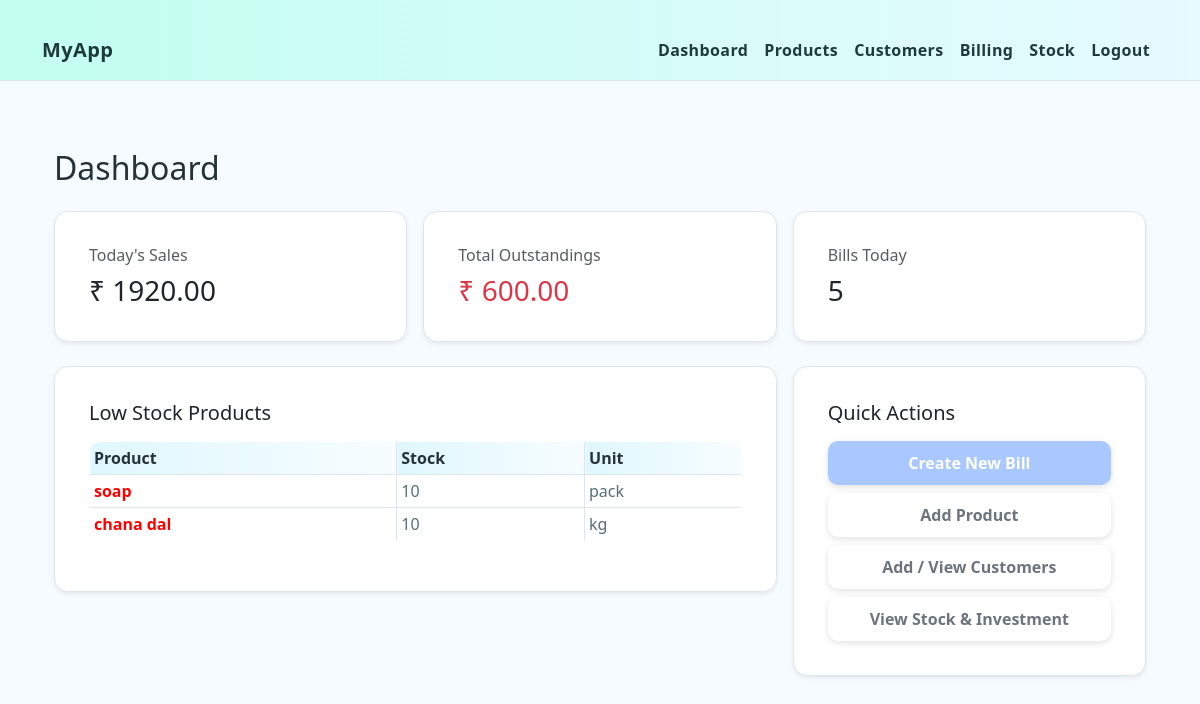
Page /dashboard on the earlier database version.
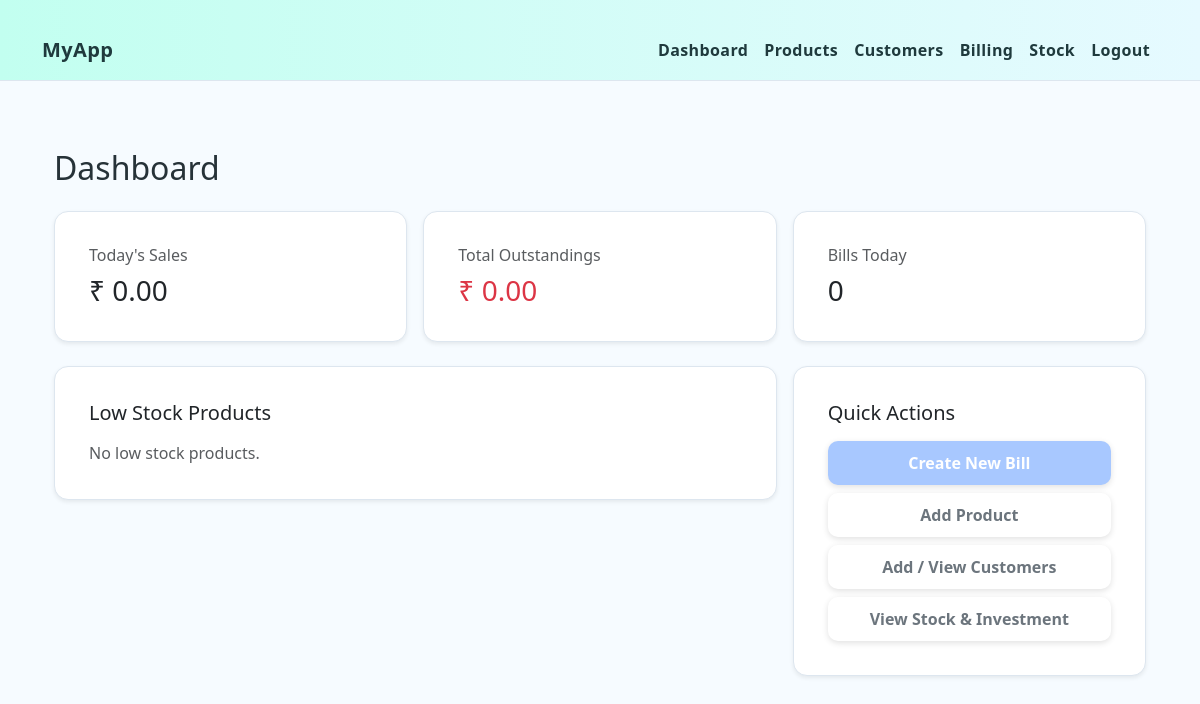
Same page on the later database version.
### tables this page shows
CREATE TABLE products (
        id INTEGER PRIMARY KEY AUTOINCREMENT,
        name TEXT NOT NULL,
        cost_price REAL NOT NULL,
        sell_price REAL NOT NULL,
        stock INTEGER NOT NULL,
        unit TEXT NOT NULL DEFAULT 'pcs'
    );

### app.py (the view)
@app.route("/dashboard")
def dashboard():
    conn = get_db()
    cur = conn.cursor()
    cur.execute("""
        SELECT COALESCE(SUM(total), 0) AS today_sales
        FROM bills
        WHERE DATE(created_at) = DATE('now','localtime')
    """)
    row = cur.fetchone()
    today_sales = row["today_sales"] if row else 0
    cur.execute("SELECT COALESCE(SUM(due), 0) AS total_udhar FROM customers")
    row = cur.fetchone()
    total_udhar = row["total_udhar"] if row else 0
    cur.execute("""
        SELECT COUNT(*) AS bills_today
        FROM bills
        WHERE DATE(created_at) = DATE('now','localtime')
    """)
    row = cur.fetchone()
    bills_today = row["bills_today"] if row else 0
    LOW_STOCK_LIMIT = 10
    cur.execute("""
        SELECT name, stock, unit
        FROM products
        WHERE stock <= ?
        ORDER BY stock ASC
    """, (LOW_STOCK_LIMIT,))
    low_stock = cur.fetchall()
    conn.close()
    return render_template(
        "dashboard.html",
        show_nav=True,
        today_sales=today_sales,
        total_udhar=total_udhar,
        bills_today=bills_today,
        low_stock=low_stock,
    )

### models.py (called while the page is built)
def get_db():
    conn = sqlite3.connect('grocery.db')
    conn.row_factory = sqlite3.Row
    return conn

### templates/dashboard.html
{% extends "base.html" %}
{% block content %}
<div class="container mt-4">
  <h2 class="mb-4">Dashboard</h2>
  <div class="row g-3 mb-4">
    <div class="col-md-4">
      <div class="card shadow-sm">
        <div class="card-body">
          <h6 class="text-muted">Today's Sales</h6>
          <h3 class="mb-0">₹ {{ '%.2f'|format(today_sales or 0) }}</h3>
        </div>
      </div>
    </div>
    <div class="col-md-4">
      <div class="card shadow-sm">
        <div class="card-body">
          <h6 class="text-muted">Total Outstandings</h6>
          <h3 class="mb-0 text-danger">₹ {{ '%.2f'|format(total_udhar or 0) }}</h3>
        </div>
      </div>
    </div>
    <div class="col-md-4">
      <div class="card shadow-sm">
        <div class="card-body">
          <h6 class="text-muted">Bills Today</h6>
          <h3 class="mb-0">{{ bills_today or 0 }}</h3>
        </div>
      </div>
    </div>
  </div>
  <div class="row g-3">
    <div class="col-md-8">
      <div class="card shadow-sm">
        <div class="card-body">
          <h5 class="card-title mb-3">Low Stock Products</h5>
          {% if low_stock %}
          <table class="table table-sm table-bordered">
            <thead>
              <tr>
                <th>Product</th>
                <th>Stock</th>
                <th>Unit</th>
              </tr>
            </thead>
            <tbody>
              {% for p in low_stock %}
              <tr>
                <td><span style="color: red; font-weight: bold;">{{ p.name }}</span></td>
                <td>{{ p.stock }}</td>
                <td>{{ p.unit }}</td>
              </tr>
              {% endfor %}
            </tbody>
          </table>
          {% else %}
          <p class="text-muted mb-0">No low stock products.</p>
          {% endif %}
        </div>
      </div>
    </div>
    <div class="col-md-4">
      <div class="card shadow-sm">
        <div class="card-body">
          <h5 class="card-title mb-3">Quick Actions</h5>
          <div class="d-grid gap-2">
            <a href="/billing" class="btn btn-primary">Create New Bill</a>
            <a href="/products" class="btn btn-outline-secondary">Add Product</a>
            <a href="/customers" class="btn btn-outline-secondary">Add / View Customers</a>
            <a href="/stock" class="btn btn-outline-secondary">View Stock & Investment</a>
          </div>
        </div>
      </div>
    </div>
  </div>
</div>
{% endblock %}

Differences in the rows shown:
removed products: name "soap", stock "10", unit "pack"
removed products: name "chana dal", stock "10", unit "kg"
Other differences:
{{ '%.2f'|format(today_sales or 0) }}: "1920.00" → "0.00"
{{ '%.2f'|format(total_udhar or 0) }}: "600.00" → "0.00"
{{ bills_today or 0 }}: "5" → "0"
text no longer shown: "Product Stock Unit"
text now shown: "No low stock products."
